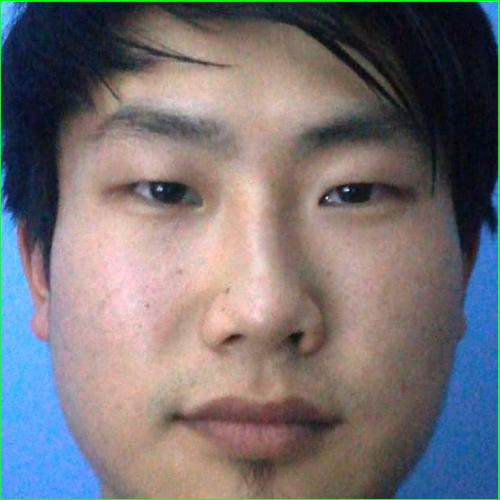
#> input picture Dataset/Jinwei/_IMG_0.jpg, 500 x 500 px; its folder holds only this picture in this run
$ jupyter execute --allow-errors 'K-Means dataset Visualization.ipynb'   (shell and % lines are left out)
#> lines starting #> are read from the running program, lines starting #| are printed output that depends on the picture
IMPORTING LIBRARIES

[cell 1]
import numpy as np
import cv2
import glob

import matplotlib.pyplot as plt

SETTING THE PATH FOR THE DATASET

[cell 2]
IMAGE_PATH = "Dataset/"
IMAGE_LABELS = ["Jinwei/*.jpg","Lwando/*.jpg"]

LOADING THE IMAGES

[cell 3]
TRAINING_DATA = []
IMG_SIZE = 100
for x in IMAGE_LABELS:
    for image in glob.glob(IMAGE_PATH+x):
        img = cv2.imread(image)
#> img is the input picture: shape (500, 500, 3); mean B, G, R 116.9, 113.8, 117.9
        img = cv2.cvtColor(img,cv2.COLOR_BGR2RGB)
        img = cv2.resize(img,(IMG_SIZE,IMG_SIZE))
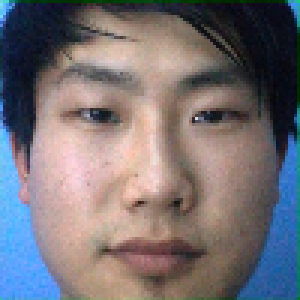
#> img: shape (100, 100, 3) (shown 3 times larger); mean R, G, B 117.9, 112.5, 117.1
        TRAINING_DATA.append([img])

PRINTING THE LENGTH OF THE TRAINING DATA

[cell 4]
print(len(TRAINING_DATA))
#| 1

#> (a cell that did not finish here is left out)

RESHAPPING THE NP ARRAY

[cell 6]
TRAINING_DATA = np.array(TRAINING_DATA).reshape(-1,IMG_SIZE * IMG_SIZE)
print(TRAINING_DATA.shape)
#| (3, 10000)
np.random.shuffle(TRAINING_DATA)

IMPORTING THE STANDARDSCALER FROM SKLEARN

[cell 7]
from sklearn.preprocessing import StandardScaler
scaler = StandardScaler()
TRAINING_DATA = scaler.fit_transform(TRAINING_DATA)

[cell 8]
np.random.shuffle(TRAINING_DATA)

IMPORTING THE KMeans CLUSTER

[cell 9]
from sklearn.cluster import KMeans

[cell 10]
kmeans = KMeans(init='k-means++',n_clusters=2, random_state=23).fit_predict(TRAINING_DATA)
#> kmeans = [0, 0, 1]

PLOTTING THE POINTS

[cell 11]
plt.figure(num=None, figsize=(18, 18), dpi=80, facecolor='w', edgecolor='k')
plt.subplot(224)
plt.scatter(TRAINING_DATA[:, 0], TRAINING_DATA[:, 1], c=kmeans)
plt.show()
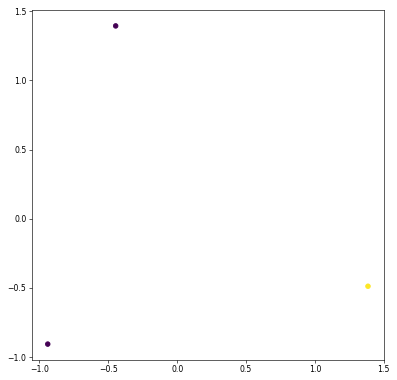
#> figure drawn by matplotlib, 1 panel
